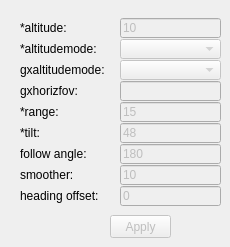
      <widget class="QWidget" name="tab_5">
       <attribute name="title">
        <string>Follow Behind</string>
       </attribute>
       <attribute name="toolTip">
        <string>&lt;html&gt;&lt;head/&gt;&lt;body&gt;&lt;p&gt;Create an automated tour with camera views that follow the sequence of the points in the GPS track.&lt;/p&gt;&lt;/body&gt;&lt;/html&gt;</string>
       </attribute>
       <widget class="QLineEdit" name="lineEdit__visualization_follow_range">
        <property name="enabled">
         <bool>false</bool>
        </property>
        <property name="geometry">
         <rect>
          <x>120</x>
          <y>102</y>
          <width>101</width>
          <height>20</height>
         </rect>
        </property>
        <property name="toolTip">
         <string>&lt;html&gt;&lt;head/&gt;&lt;body&gt;&lt;p&gt;Distance in meters from the point. Since the &amp;quot;Follow Behind&amp;quot; is following the sequence of points, the &amp;quot;range&amp;quot; is the distance between the camera and the point (or row in the table) that is corresponds to. This is the same as the &amp;quot;range&amp;quot; for a KML &amp;lt;LookAt&amp;gt;.&lt;/p&gt;&lt;p&gt;&lt;img src=&quot;:/plugins/milkmachine/camera.png&quot;/&gt;&lt;/p&gt;&lt;/body&gt;&lt;/html&gt;</string>
        </property>
        <property name="text">
         <string>15</string>
        </property>
       </widget>
       <widget class="QLineEdit" name="lineEdit__visualization_follow_tilt">
        <property name="enabled">
         <bool>false</bool>
        </property>
        <property name="geometry">
         <rect>
          <x>120</x>
          <y>123</y>
          <width>101</width>
          <height>20</height>
         </rect>
        </property>
        <property name="toolTip">
         <string>&lt;html&gt;&lt;head/&gt;&lt;body&gt;&lt;p&gt;Rotation, in degrees, of the camera around the &lt;span style=&quot; font-style:italic;&quot;&gt;X&lt;/span&gt; axis. A value of 0 indicates that the view is aimed straight down toward the earth (the most common case). A value for 90 for &amp;lt;tilt&amp;gt; indicates that the view is aimed toward the horizon. Values greater than 90 indicate that the view is pointed up into the sky. Values for &amp;lt;tilt&amp;gt; are clamped at +180 degrees. &lt;/p&gt;&lt;p&gt;&lt;img src=&quot;:/plugins/milkmachine/camera.png&quot;/&gt;&lt;/p&gt;&lt;/body&gt;&lt;/html&gt;</string>
        </property>
        <property name="text">
         <string>48</string>
        </property>
       </widget>
       <widget class="QLabel" name="label_37">
        <property name="geometry">
         <rect>
          <x>20</x>
          <y>18</y>
          <width>61</width>
          <height>20</height>
         </rect>
        </property>
        <property name="text">
         <string>*altitude:</string>
        </property>
       </widget>
       <widget class="QLabel" name="label_39">
        <property name="geometry">
         <rect>
          <x>20</x>
          <y>102</y>
          <width>41</width>
          <height>20</height>
         </rect>
        </property>
        <property name="text">
         <string>*range:</string>
        </property>
       </widget>
       <widget class="QLineEdit" name="lineEdit__visualization_follow_gxhoriz">
        <property name="enabled">
         <bool>false</bool>
        </property>
        <property name="geometry">
         <rect>
          <x>120</x>
          <y>81</y>
          <width>101</width>
          <height>20</height>
         </rect>
        </property>
        <property name="toolTip">
         <string>Rotation about the x axis. &lt;float&gt;</string>
        </property>
       </widget>
       <widget class="QComboBox" name="comboBox_follow_altitudemode">
        <property name="enabled">
         <bool>false</bool>
        </property>
        <property name="geometry">
         <rect>
          <x>120</x>
          <y>39</y>
          <width>101</width>
          <height>20</height>
         </rect>
        </property>
        <property name="toolTip">
         <string>&lt;html&gt;&lt;head/&gt;&lt;body&gt;&lt;p&gt;Specifies how the &amp;lt;altitude&amp;gt; specified for the Camera is interpreted. Possible values are as follows: &lt;/p&gt;&lt;ul style=&quot;margin-top: 0px; margin-bottom: 0px; margin-left: 0px; margin-right: 0px; -qt-list-indent: 1;&quot;&gt;&lt;li style=&quot; margin-top:0px; margin-bottom:0px; margin-left:0px; margin-right:0px; -qt-block-indent:0; text-indent:0px;&quot;&gt;&lt;span style=&quot; font-weight:600;&quot;&gt;relativeToModel&lt;/span&gt; - If the &amp;quot;model&amp;quot; field has an &amp;quot;altitude&amp;quot; tag, the the camera altitude can be set as the vertical distance from the model.&lt;/li&gt;&lt;/ul&gt;&lt;ul style=&quot;margin-top: 0px; margin-bottom: 0px; margin-left: 0px; margin-right: 0px; -qt-list-indent: 1;&quot;&gt;&lt;li style=&quot; margin-top:0px; margin-bottom:12px; margin-left:0px; margin-right:0px; -qt-block-indent:0; text-indent:0px;&quot;&gt;&lt;span style=&quot; font-weight:600;&quot;&gt;absolute &lt;/span&gt;- Interprets the &amp;lt;altitude&amp;gt; as a value in meters above sea level. &lt;/li&gt;&lt;/ul&gt;&lt;ul style=&quot;margin-top: 0px; margin-bottom: 0px; margin-left: 0px; margin-right: 0px; -qt-list-indent: 1;&quot;&gt;&lt;li style=&quot; margin-top:12px; margin-bottom:0px; margin-left:0px; margin-right:0px; -qt-block-indent:0; text-indent:0px;&quot;&gt;&lt;span style=&quot; font-weight:600;&quot;&gt;relativeToGround&lt;/span&gt; - (default) Interprets the &amp;lt;altitude&amp;gt; as a value in meters above the ground. If the point is over water, the &amp;lt;altitude&amp;gt; will be interpreted as a value in meters above sea level. See &lt;a href=&quot;https://developers.google.com/kml/documentation/kmlreference#gxaltitudemode&quot;&gt;&lt;span style=&quot; text-decoration: underline; color:#0000ff;&quot;&gt;&amp;lt;gx:altitudeMode&amp;gt;&lt;/span&gt;&lt;/a&gt; below to specify points relative to the sea floor. &lt;/li&gt;&lt;li style=&quot; margin-top:0px; margin-bottom:0px; margin-left:0px; margin-right:0px; -qt-block-indent:0; text-indent:0px;&quot;&gt;&lt;span style=&quot; font-weight:600;&quot;&gt;clampToGround &lt;/span&gt;- For a camera, this setting also places the camera &amp;quot;relativeToGround&amp;quot;, since putting the camera exactly at terrain height would mean that the eye would intersect the terrain (and the view would be blocked). &lt;/li&gt;&lt;/ul&gt;&lt;p&gt;&lt;br/&gt;&lt;/p&gt;&lt;p&gt;&lt;img src=&quot;:/plugins/milkmachine/camera.png&quot;/&gt;&lt;/p&gt;&lt;/body&gt;&lt;/html&gt;</string>
        </property>
       </widget>
       <widget class="QLabel" name="label_34">
        <property name="geometry">
         <rect>
          <x>20</x>
          <y>60</y>
          <width>91</width>
          <height>20</height>
         </rect>
        </property>
        <property name="text">
         <string>gxaltitudemode:</string>
        </property>
       </widget>
       <widget class="QLabel" name="label_38">
        <property name="geometry">
         <rect>
          <x>20</x>
          <y>123</y>
          <width>41</width>
          <height>20</height>
         </rect>
        </property>
        <property name="text">
         <string>*tilt:</string>
        </property>
       </widget>
       <widget class="QLabel" name="label_35">
        <property name="geometry">
         <rect>
          <x>20</x>
          <y>81</y>
          <width>61</width>
          <height>20</height>
         </rect>
        </property>
        <property name="text">
         <string>gxhorizfov:</string>
        </property>
       </widget>
       <widget class="QComboBox" name="comboBox_follow_gxaltitudemode">
        <property name="enabled">
         <bool>false</bool>
        </property>
        <property name="geometry">
         <rect>
          <x>120</x>
          <y>60</y>
          <width>101</width>
          <height>20</height>
         </rect>
        </property>
        <property name="toolTip">
         <string>&lt;html&gt;&lt;head/&gt;&lt;body&gt;&lt;p&gt;A KML extension in the &lt;a href=&quot;https://developers.google.com/kml/documentation/kmlreference#kmlextensions&quot;&gt;&lt;span style=&quot; text-decoration: underline; color:#0000ff;&quot;&gt;Google extension namespace&lt;/span&gt;&lt;/a&gt;, allowing altitudes relative to the sea floor. Values are: &lt;/p&gt;&lt;ul style=&quot;margin-top: 0px; margin-bottom: 0px; margin-left: 0px; margin-right: 0px; -qt-list-indent: 1;&quot;&gt;&lt;li style=&quot; margin-top:12px; margin-bottom:0px; margin-left:0px; margin-right:0px; -qt-block-indent:0; text-indent:0px;&quot;&gt;&lt;span style=&quot; font-weight:600;&quot;&gt;relativeToSeaFloor&lt;/span&gt; - Interprets the &amp;lt;altitude&amp;gt; as a value in meters above the sea floor. If the point is above land rather than sea, the &amp;lt;altitude&amp;gt; will be interpreted as being above the ground. &lt;/li&gt;&lt;li style=&quot; margin-top:0px; margin-bottom:12px; margin-left:0px; margin-right:0px; -qt-block-indent:0; text-indent:0px;&quot;&gt;&lt;span style=&quot; font-weight:600;&quot;&gt;clampToSeaFloor&lt;/span&gt; - The &amp;lt;altitude&amp;gt; specification is ignored, and the Camera will be positioned on the sea floor. If the point is on land rather than at sea, the Camera will be positioned on the ground. &lt;/li&gt;&lt;/ul&gt;&lt;p&gt;&lt;br/&gt;&lt;/p&gt;&lt;/body&gt;&lt;/html&gt;</string>
        </property>
       </widget>
       <widget class="QLineEdit" name="lineEdit_visualization_follow_altitude">
        <property name="enabled">
         <bool>false</bool>
        </property>
        <property name="geometry">
         <rect>
          <x>120</x>
          <y>18</y>
          <width>101</width>
          <height>20</height>
         </rect>
        </property>
        <property name="toolTip">
         <string>&lt;html&gt;&lt;head/&gt;&lt;body&gt;&lt;p&gt;Vertical distance of the camera from the earth's surface, in meters. Interpreted according to the Camera's &amp;lt;altitudeMode&amp;gt; or &amp;lt;gx:altitudeMode&amp;gt;. If &amp;lt;altitudemode&amp;gt; is relativeToModel, then this is the vertical distance from the model.&lt;/p&gt;&lt;p&gt;&lt;img src=&quot;:/plugins/milkmachine/camera.png&quot;/&gt;&lt;/p&gt;&lt;/body&gt;&lt;/html&gt;</string>
        </property>
        <property name="text">
         <string>10</string>
        </property>
       </widget>
       <widget class="QLabel" name="label_36">
        <property name="geometry">
         <rect>
          <x>20</x>
          <y>39</y>
          <width>81</width>
          <height>20</height>
         </rect>
        </property>
        <property name="text">
         <string>*altitudemode:</string>
        </property>
       </widget>
       <widget class="QPushButton" name="pushButton_follow_apply">
        <property name="enabled">
         <bool>false</bool>
        </property>
        <property name="geometry">
         <rect>
          <x>110</x>
          <y>215</y>
          <width>61</width>
          <height>23</height>
         </rect>
        </property>
        <property name="toolTip">
         <string>&lt;html&gt;&lt;head/&gt;&lt;body&gt;&lt;p&gt;Apply the camera view changes to the active layer. &amp;quot;Tour Name&amp;quot; and &amp;quot;FlyTo mode apply to this tool. To roll back these edits, select &amp;quot;Cancel for selected layer&amp;quot; in the editor options.&lt;/p&gt;&lt;/body&gt;&lt;/html&gt;</string>
        </property>
        <property name="text">
         <string>Apply</string>
        </property>
        <property name="icon">
         <iconset resource="resources.qrc">
          <normaloff>:/plugins/milkmachine/triangle.png</normaloff>:/plugins/milkmachine/triangle.png</iconset>
        </property>
       </widget>
       <widget class="QLabel" name="label_40">
        <property name="geometry">
         <rect>
          <x>20</x>
          <y>165</y>
          <width>61</width>
          <height>20</height>
         </rect>
        </property>
        <property name="text">
         <string>smoother:</string>
        </property>
       </widget>
       <widget class="QLineEdit" name="lineEdit__visualization_follow_smoother">
        <property name="enabled">
         <bool>false</bool>
        </property>
        <property name="geometry">
         <rect>
          <x>120</x>
          <y>165</y>
          <width>101</width>
          <height>20</height>
         </rect>
        </property>
        <property name="toolTip">
         <string>&lt;html&gt;&lt;head/&gt;&lt;body&gt;&lt;p&gt;Number of models to look forward in order to calculate the mean angle. Each angle in the calculation is the compass angle between the current model (n) and all of the models between n and the smoother parameter. The effect is a smoothed camera heading. The larger the smoother, the more smooth the heading will be. &lt;/p&gt;&lt;/body&gt;&lt;/html&gt;</string>
        </property>
        <property name="text">
         <string>10</string>
        </property>
       </widget>
       <widget class="QLabel" name="label_41">
        <property name="geometry">
         <rect>
          <x>20</x>
          <y>144</y>
          <width>71</width>
          <height>20</height>
         </rect>
        </property>
        <property name="text">
         <string>follow angle:</string>
        </property>
       </widget>
       <widget class="QLineEdit" name="lineEdit__visualization_follow_follow_angle">
        <property name="enabled">
         <bool>false</bool>
        </property>
        <property name="geometry">
         <rect>
          <x>120</x>
          <y>144</y>
          <width>101</width>
          <height>20</height>
         </rect>
        </property>
        <property name="toolTip">
         <string>&lt;html&gt;&lt;head/&gt;&lt;body&gt;&lt;p&gt;The compass angle of the &amp;lt;Camera&amp;gt; relative to the point (0-360 degrees).&lt;/p&gt;&lt;p&gt;If the follow angle is 0, then the camera will be in front of the model. &lt;/p&gt;&lt;p&gt;If the follow angle is 90, then the camera will be starboard of the model.&lt;/p&gt;&lt;p&gt;If the follow angle is 180, then the camera will be behind (following) the model.&lt;/p&gt;&lt;p&gt;If the follow angle is 270, then the camera will be port of the model. &lt;/p&gt;&lt;p&gt;&lt;img src=&quot;:/plugins/milkmachine/followangle.png&quot;/&gt;&lt;/p&gt;&lt;/body&gt;&lt;/html&gt;</string>
        </property>
        <property name="text">
         <string>180</string>
        </property>
       </widget>
       <widget class="QLabel" name="label_67">
        <property name="geometry">
         <rect>
          <x>20</x>
          <y>186</y>
          <width>101</width>
          <height>20</height>
         </rect>
        </property>
        <property name="text">
         <string>heading offset:</string>
        </property>
       </widget>
       <widget class="QLineEdit" name="lineEdit__visualization_follow_hoffset">
        <property name="enabled">
         <bool>false</bool>
        </property>
        <property name="geometry">
         <rect>
          <x>120</x>
          <y>186</y>
          <width>101</width>
          <height>20</height>
         </rect>
        </property>
        <property name="toolTip">
         <string>&lt;html&gt;&lt;head/&gt;&lt;body&gt;&lt;p&gt;Number of models to look forward in order to calculate the mean angle. Each angle in the calculation is the compass angle between the current model (n) and all of the models between n and the smoother parameter. The effect is a smoothed camera heading. The larger the smoother, the more smooth the heading will be. &lt;/p&gt;&lt;/body&gt;&lt;/html&gt;</string>
        </property>
        <property name="text">
         <string>0</string>
        </property>
       </widget>
      </widget>
